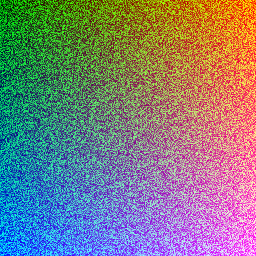
Frame 1 (no input)
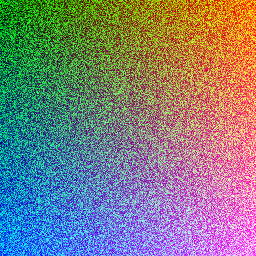
Frame 60 (no input)
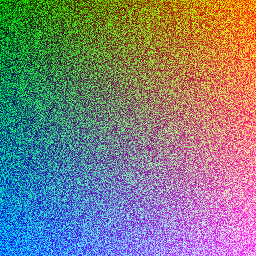
Frame 120 (the mouse pressed at the canvas centre since frame 60)

The p5.js sketch that drew these frames (run headless with seeded random() and noise() and a simulated clock; from frame 60 on, the mouse is pressed at the canvas centre):

// p5.js sketch
// ── sketch.js
function setup() {
  createCanvas(256, 256);
  pixelDensity(1);
}

function draw() {
  background(51);

  loadPixels();
  for (var y = 0; y < height; y++) {
    for (var x = 0; x < width; x++) {
      var index = (x + y * width) * 4;
      pixels[index + 0] = x;
      pixels[index + 1] = random(0,255);
      pixels[index + 2] = y;
      pixels[index + 3] = 255;
    }
  }
  updatePixels();
}

// TRY: check performance with frameRate()

// https://editor.p5js.org/jht1493/sketches/GiSAQWxq4
// 11.3: The Pixel Array

// https://github.com/CodingTrain/website/blob/master/
//  Tutorials/P5JS/p5.js_video
